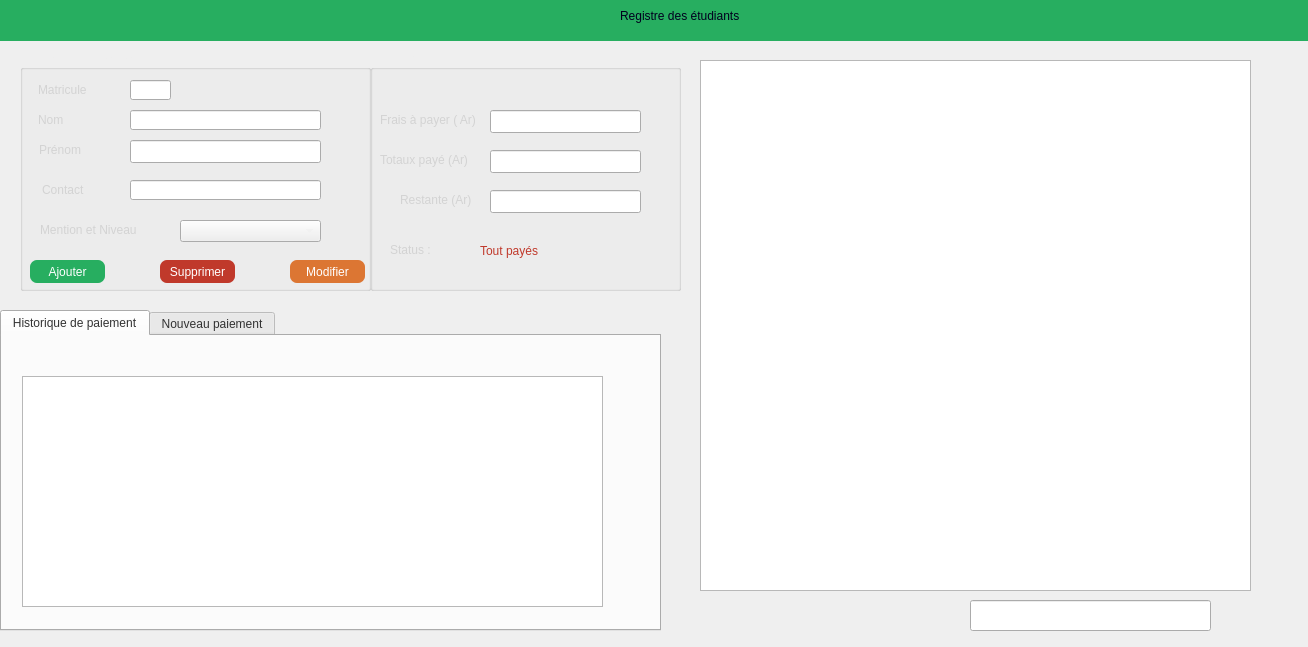
<?xml version="1.0" encoding="UTF-8"?>
<ui version="4.0">
 <class>Student</class>
 <widget class="QDialog" name="Student">
  <property name="geometry">
   <rect>
    <x>0</x>
    <y>0</y>
    <width>1308</width>
    <height>647</height>
   </rect>
  </property>
  <property name="windowTitle">
   <string>Gestion de frais universitaire</string>
  </property>
  <widget class="QTableView" name="tableView_stu">
   <property name="geometry">
    <rect>
     <x>700</x>
     <y>60</y>
     <width>551</width>
     <height>531</height>
    </rect>
   </property>
   <property name="palette">
    <palette>
     <active>
      <colorrole role="WindowText">
       <brush brushstyle="SolidPattern">
        <color alpha="255">
         <red>255</red>
         <green>255</green>
         <blue>255</blue>
        </color>
       </brush>
      </colorrole>
      <colorrole role="Text">
       <brush brushstyle="SolidPattern">
        <color alpha="255">
         <red>255</red>
         <green>255</green>
         <blue>255</blue>
        </color>
       </brush>
      </colorrole>
      <colorrole role="ButtonText">
       <brush brushstyle="SolidPattern">
        <color alpha="255">
         <red>255</red>
         <green>255</green>
         <blue>255</blue>
        </color>
       </brush>
      </colorrole>
      <colorrole role="AlternateBase">
       <brush brushstyle="SolidPattern">
        <color alpha="255">
         <red>105</red>
         <green>137</green>
         <blue>171</blue>
        </color>
       </brush>
      </colorrole>
     </active>
     <inactive>
      <colorrole role="WindowText">
       <brush brushstyle="SolidPattern">
        <color alpha="255">
         <red>255</red>
         <green>255</green>
         <blue>255</blue>
        </color>
       </brush>
      </colorrole>
      <colorrole role="Text">
       <brush brushstyle="SolidPattern">
        <color alpha="255">
         <red>255</red>
         <green>255</green>
         <blue>255</blue>
        </color>
       </brush>
      </colorrole>
      <colorrole role="ButtonText">
       <brush brushstyle="SolidPattern">
        <color alpha="255">
         <red>255</red>
         <green>255</green>
         <blue>255</blue>
        </color>
       </brush>
      </colorrole>
      <colorrole role="AlternateBase">
       <brush brushstyle="SolidPattern">
        <color alpha="255">
         <red>105</red>
         <green>137</green>
         <blue>171</blue>
        </color>
       </brush>
      </colorrole>
     </inactive>
     <disabled>
      <colorrole role="WindowText">
       <brush brushstyle="SolidPattern">
        <color alpha="255">
         <red>255</red>
         <green>255</green>
         <blue>255</blue>
        </color>
       </brush>
      </colorrole>
      <colorrole role="Text">
       <brush brushstyle="SolidPattern">
        <color alpha="255">
         <red>255</red>
         <green>255</green>
         <blue>255</blue>
        </color>
       </brush>
      </colorrole>
      <colorrole role="ButtonText">
       <brush brushstyle="SolidPattern">
        <color alpha="255">
         <red>255</red>
         <green>255</green>
         <blue>255</blue>
        </color>
       </brush>
      </colorrole>
      <colorrole role="AlternateBase">
       <brush brushstyle="SolidPattern">
        <color alpha="255">
         <red>105</red>
         <green>137</green>
         <blue>171</blue>
        </color>
       </brush>
      </colorrole>
     </disabled>
    </palette>
   </property>
   <property name="autoFillBackground">
    <bool>true</bool>
   </property>
   <property name="styleSheet">
    <string notr="true">color: rgb(255, 255, 255);
font: 8pt &quot;Century Gothic&quot;;</string>
   </property>
   <property name="frameShadow">
    <enum>QFrame::Plain</enum>
   </property>
   <attribute name="horizontalHeaderVisible">
    <bool>false</bool>
   </attribute>
   <attribute name="horizontalHeaderCascadingSectionResizes">
    <bool>true</bool>
   </attribute>
   <attribute name="verticalHeaderVisible">
    <bool>false</bool>
   </attribute>
  </widget>
  <widget class="QWidget" name="widget" native="true">
   <property name="geometry">
    <rect>
     <x>0</x>
     <y>0</y>
     <width>1321</width>
     <height>41</height>
    </rect>
   </property>
   <property name="styleSheet">
    <string notr="true">border-color: rgb(0, 170, 127);
background-color: rgb(39, 174, 96);
</string>
   </property>
   <widget class="QLabel" name="label_7">
    <property name="geometry">
     <rect>
      <x>620</x>
      <y>0</y>
      <width>221</width>
      <height>31</height>
     </rect>
    </property>
    <property name="styleSheet">
     <string notr="true">
font: 75 14pt &quot;Century Gothic&quot;;
color: rgb(0, 0, 30);
</string>
    </property>
    <property name="text">
     <string>Registre des étudiants</string>
    </property>
   </widget>
   <widget class="QPushButton" name="pushButton">
    <property name="geometry">
     <rect>
      <x>0</x>
      <y>0</y>
      <width>41</width>
      <height>31</height>
     </rect>
    </property>
    <property name="layoutDirection">
     <enum>Qt::RightToLeft</enum>
    </property>
    <property name="autoFillBackground">
     <bool>false</bool>
    </property>
    <property name="styleSheet">
     <string notr="true">font: italic 10pt &quot;Century Gothic&quot;;
text-decoration: underline;
color: rgb(253, 253, 253);</string>
    </property>
    <property name="text">
     <string/>
    </property>
    <property name="icon">
     <iconset>
      <normaloff>../icon/return.png</normaloff>../icon/return.png</iconset>
    </property>
    <property name="iconSize">
     <size>
      <width>22</width>
      <height>22</height>
     </size>
    </property>
    <property name="flat">
     <bool>true</bool>
    </property>
   </widget>
   <zorder>label_7</zorder>
   <zorder>pushButton</zorder>
   <zorder>label_7</zorder>
   <zorder>Recherche</zorder>
   <zorder>pushButton_2</zorder>
  </widget>
  <widget class="QGroupBox" name="groupBox">
   <property name="geometry">
    <rect>
     <x>20</x>
     <y>50</y>
     <width>351</width>
     <height>241</height>
    </rect>
   </property>
   <property name="styleSheet">
    <string notr="true">font: 10pt &quot;Century Gothic&quot;;
gridline-color: rgb(66, 78, 85);
color: rgb(239, 239, 239);
border-color: rgb(57, 69, 93);</string>
   </property>
   <property name="title">
    <string>Information générale</string>
   </property>
   <widget class="QLineEdit" name="prenom">
    <property name="geometry">
     <rect>
      <x>110</x>
      <y>90</y>
      <width>191</width>
      <height>23</height>
     </rect>
    </property>
    <property name="styleSheet">
     <string notr="true">color: rgb(255, 255, 255);
font: 9pt &quot;Century Gothic&quot;;</string>
    </property>
   </widget>
   <widget class="QLineEdit" name="contact">
    <property name="geometry">
     <rect>
      <x>110</x>
      <y>130</y>
      <width>191</width>
      <height>20</height>
     </rect>
    </property>
    <property name="styleSheet">
     <string notr="true">color: rgb(255, 255, 255);
font: 9pt &quot;Century Gothic&quot;;</string>
    </property>
   </widget>
   <widget class="QLabel" name="label_2">
    <property name="geometry">
     <rect>
      <x>18</x>
      <y>60</y>
      <width>91</width>
      <height>20</height>
     </rect>
    </property>
    <property name="styleSheet">
     <string notr="true">color: rgb(211, 211, 211);
font: 9pt &quot;Century Gothic&quot;;</string>
    </property>
    <property name="text">
     <string>&lt;html&gt;&lt;head/&gt;&lt;body&gt;&lt;p&gt;Nom&lt;/p&gt;&lt;/body&gt;&lt;/html&gt;</string>
    </property>
   </widget>
   <widget class="QLabel" name="label_4">
    <property name="geometry">
     <rect>
      <x>22</x>
      <y>130</y>
      <width>51</width>
      <height>20</height>
     </rect>
    </property>
    <property name="styleSheet">
     <string notr="true">color: rgb(211, 211, 211);
font: 9pt &quot;Century Gothic&quot;;</string>
    </property>
    <property name="text">
     <string>Contact</string>
    </property>
   </widget>
   <widget class="QLabel" name="label_3">
    <property name="geometry">
     <rect>
      <x>19</x>
      <y>90</y>
      <width>61</width>
      <height>20</height>
     </rect>
    </property>
    <property name="styleSheet">
     <string notr="true">color: rgb(211, 211, 211);
font: 9pt &quot;Century Gothic&quot;;</string>
    </property>
    <property name="text">
     <string>Prénom</string>
    </property>
   </widget>
   <widget class="QComboBox" name="combo_level">
    <property name="geometry">
     <rect>
      <x>160</x>
      <y>170</y>
      <width>141</width>
      <height>22</height>
     </rect>
    </property>
   </widget>
   <widget class="QLabel" name="label_5">
    <property name="geometry">
     <rect>
      <x>20</x>
      <y>170</y>
      <width>121</width>
      <height>20</height>
     </rect>
    </property>
    <property name="styleSheet">
     <string notr="true">color: rgb(211, 211, 211);
font: 9pt &quot;Century Gothic&quot;;</string>
    </property>
    <property name="text">
     <string>Mention et Niveau</string>
    </property>
   </widget>
   <widget class="QPushButton" name="Ajout_res">
    <property name="geometry">
     <rect>
      <x>10</x>
      <y>210</y>
      <width>75</width>
      <height>23</height>
     </rect>
    </property>
    <property name="cursor">
     <cursorShape>PointingHandCursor</cursorShape>
    </property>
    <property name="styleSheet">
     <string notr="true">background-color: rgb(39, 174, 96);
border-radius: 7px;
font: 8pt &quot;Century Gothic&quot;;
color: rgb(255, 255, 255);</string>
    </property>
    <property name="text">
     <string>Ajouter</string>
    </property>
   </widget>
   <widget class="QPushButton" name="Modif_Res">
    <property name="geometry">
     <rect>
      <x>270</x>
      <y>210</y>
      <width>75</width>
      <height>23</height>
     </rect>
    </property>
    <property name="cursor">
     <cursorShape>PointingHandCursor</cursorShape>
    </property>
    <property name="styleSheet">
     <string notr="true">background-color: rgb(220, 118, 51);
border-radius: 7px;
font: 8pt &quot;Century Gothic&quot;;
color: rgb(255, 255, 255);</string>
    </property>
    <property name="text">
     <string>Modifier</string>
    </property>
   </widget>
   <widget class="QPushButton" name="Supp_Res">
    <property name="geometry">
     <rect>
      <x>140</x>
      <y>210</y>
      <width>75</width>
      <height>23</height>
     </rect>
    </property>
    <property name="cursor">
     <cursorShape>PointingHandCursor</cursorShape>
    </property>
    <property name="styleSheet">
     <string notr="true">background-color: rgb(192, 57, 43);
border-radius: 7px;
font: 8pt &quot;Century Gothic&quot;;
color: rgb(255, 255, 255);</string>
    </property>
    <property name="text">
     <string>Supprimer</string>
    </property>
   </widget>
   <widget class="QLineEdit" name="nom">
    <property name="geometry">
     <rect>
      <x>110</x>
      <y>60</y>
      <width>191</width>
      <height>20</height>
     </rect>
    </property>
    <property name="styleSheet">
     <string notr="true">color: rgb(255, 255, 255);
font: 9pt &quot;Century Gothic&quot;;</string>
    </property>
   </widget>
   <widget class="QLabel" name="label_13">
    <property name="geometry">
     <rect>
      <x>18</x>
      <y>30</y>
      <width>91</width>
      <height>20</height>
     </rect>
    </property>
    <property name="styleSheet">
     <string notr="true">color: rgb(211, 211, 211);
font: 9pt &quot;Century Gothic&quot;;</string>
    </property>
    <property name="text">
     <string>&lt;html&gt;&lt;head/&gt;&lt;body&gt;&lt;p&gt;Matricule&lt;/p&gt;&lt;/body&gt;&lt;/html&gt;</string>
    </property>
   </widget>
   <widget class="QLineEdit" name="id">
    <property name="geometry">
     <rect>
      <x>110</x>
      <y>30</y>
      <width>41</width>
      <height>20</height>
     </rect>
    </property>
   </widget>
  </widget>
  <widget class="QGroupBox" name="groupBox_2">
   <property name="geometry">
    <rect>
     <x>370</x>
     <y>50</y>
     <width>311</width>
     <height>241</height>
    </rect>
   </property>
   <property name="styleSheet">
    <string notr="true">font: 10pt &quot;Century Gothic&quot;;
gridline-color: rgb(66, 78, 85);
color: rgb(239, 239, 239);
border-color: rgb(57, 69, 93);</string>
   </property>
   <property name="title">
    <string>Information sur les frais</string>
   </property>
   <widget class="QLineEdit" name="d_p">
    <property name="geometry">
     <rect>
      <x>120</x>
      <y>100</y>
      <width>151</width>
      <height>23</height>
     </rect>
    </property>
    <property name="styleSheet">
     <string notr="true">color: rgb(255, 255, 255);
font: 9pt &quot;Century Gothic&quot;;</string>
    </property>
   </widget>
   <widget class="QLineEdit" name="f_p">
    <property name="geometry">
     <rect>
      <x>120</x>
      <y>60</y>
      <width>151</width>
      <height>23</height>
     </rect>
    </property>
    <property name="styleSheet">
     <string notr="true">color: rgb(255, 255, 255);
font: 9pt &quot;Century Gothic&quot;;</string>
    </property>
   </widget>
   <widget class="QLabel" name="label_6">
    <property name="geometry">
     <rect>
      <x>10</x>
      <y>60</y>
      <width>111</width>
      <height>20</height>
     </rect>
    </property>
    <property name="styleSheet">
     <string notr="true">color: rgb(211, 211, 211);
font: 9pt &quot;Century Gothic&quot;;</string>
    </property>
    <property name="text">
     <string>&lt;html&gt;&lt;head/&gt;&lt;body&gt;&lt;p&gt;Frais à payer ( Ar)&lt;/p&gt;&lt;/body&gt;&lt;/html&gt;</string>
    </property>
   </widget>
   <widget class="QLabel" name="label_9">
    <property name="geometry">
     <rect>
      <x>10</x>
      <y>100</y>
      <width>101</width>
      <height>20</height>
     </rect>
    </property>
    <property name="styleSheet">
     <string notr="true">color: rgb(211, 211, 211);
font: 9pt &quot;Century Gothic&quot;;</string>
    </property>
    <property name="text">
     <string>Totaux payé (Ar)</string>
    </property>
   </widget>
   <widget class="QLabel" name="label_10">
    <property name="geometry">
     <rect>
      <x>20</x>
      <y>190</y>
      <width>81</width>
      <height>20</height>
     </rect>
    </property>
    <property name="styleSheet">
     <string notr="true">color: rgb(211, 211, 211);
font: 9pt &quot;Century Gothic&quot;;</string>
    </property>
    <property name="text">
     <string>Status :</string>
    </property>
   </widget>
   <widget class="QLabel" name="label_11">
    <property name="geometry">
     <rect>
      <x>30</x>
      <y>140</y>
      <width>81</width>
      <height>20</height>
     </rect>
    </property>
    <property name="styleSheet">
     <string notr="true">color: rgb(211, 211, 211);
font: 9pt &quot;Century Gothic&quot;;</string>
    </property>
    <property name="text">
     <string>Restante (Ar)</string>
    </property>
   </widget>
   <widget class="QLineEdit" name="rest">
    <property name="geometry">
     <rect>
      <x>120</x>
      <y>140</y>
      <width>151</width>
      <height>23</height>
     </rect>
    </property>
    <property name="styleSheet">
     <string notr="true">color: rgb(255, 255, 255);
font: 9pt &quot;Century Gothic&quot;;</string>
    </property>
   </widget>
   <widget class="QLabel" name="status">
    <property name="geometry">
     <rect>
      <x>110</x>
      <y>180</y>
      <width>131</width>
      <height>41</height>
     </rect>
    </property>
    <property name="styleSheet">
     <string notr="true">color: rgb(192, 57, 43);
font: 75 italic 16pt &quot;Century Gothic&quot;;
</string>
    </property>
    <property name="text">
     <string>Tout payés</string>
    </property>
   </widget>
  </widget>
  <widget class="QLineEdit" name="rech">
   <property name="geometry">
    <rect>
     <x>970</x>
     <y>600</y>
     <width>241</width>
     <height>31</height>
    </rect>
   </property>
   <property name="styleSheet">
    <string notr="true">color: rgb(255, 255, 255);
font: 9pt &quot;Century Gothic&quot;;</string>
   </property>
   <property name="inputMask">
    <string/>
   </property>
   <property name="text">
    <string extracomment="Rechercher....."/>
   </property>
   <property name="placeholderText">
    <string>Rechercher ici</string>
   </property>
  </widget>
  <widget class="QPushButton" name="btn_rech">
   <property name="geometry">
    <rect>
     <x>1210</x>
     <y>600</y>
     <width>41</width>
     <height>31</height>
    </rect>
   </property>
   <property name="cursor">
    <cursorShape>PointingHandCursor</cursorShape>
   </property>
   <property name="text">
    <string/>
   </property>
   <property name="icon">
    <iconset>
     <normaloff>../icon/search_32px.png</normaloff>../icon/search_32px.png</iconset>
   </property>
   <property name="iconSize">
    <size>
     <width>22</width>
     <height>22</height>
    </size>
   </property>
   <property name="flat">
    <bool>true</bool>
   </property>
  </widget>
  <widget class="QTabWidget" name="tabWidget">
   <property name="geometry">
    <rect>
     <x>0</x>
     <y>310</y>
     <width>661</width>
     <height>321</height>
    </rect>
   </property>
   <property name="styleSheet">
    <string notr="true">color: rgb(50, 50, 50);

font: 9pt &quot;Century Gothic&quot;;
</string>
   </property>
   <property name="currentIndex">
    <number>0</number>
   </property>
   <widget class="QWidget" name="tab">
    <attribute name="title">
     <string>Historique de paiement</string>
    </attribute>
    <widget class="QWidget" name="widget_2" native="true">
     <property name="geometry">
      <rect>
       <x>10</x>
       <y>30</y>
       <width>601</width>
       <height>261</height>
      </rect>
     </property>
     <property name="styleSheet">
      <string notr="true">color: rgb(255, 255, 255);</string>
     </property>
     <widget class="QTableView" name="tableView_paiement">
      <property name="geometry">
       <rect>
        <x>10</x>
        <y>10</y>
        <width>581</width>
        <height>231</height>
       </rect>
      </property>
      <property name="styleSheet">
       <string notr="true"/>
      </property>
      <attribute name="verticalHeaderVisible">
       <bool>false</bool>
      </attribute>
     </widget>
    </widget>
   </widget>
   <widget class="QWidget" name="tab_2">
    <attribute name="title">
     <string>Nouveau paiement</string>
    </attribute>
    <widget class="QLabel" name="label_12">
     <property name="geometry">
      <rect>
       <x>160</x>
       <y>40</y>
       <width>61</width>
       <height>20</height>
      </rect>
     </property>
     <property name="font">
      <font>
       <family>Century Gothic</family>
       <pointsize>9</pointsize>
       <weight>50</weight>
       <italic>false</italic>
       <bold>false</bold>
      </font>
     </property>
     <property name="styleSheet">
      <string notr="true">color: rgb(255, 255, 255);
font: 9pt &quot;Century Gothic&quot;;</string>
     </property>
     <property name="text">
      <string>Date</string>
     </property>
    </widget>
    <widget class="QDateEdit" name="date">
     <property name="geometry">
      <rect>
       <x>240</x>
       <y>40</y>
       <width>221</width>
       <height>31</height>
      </rect>
     </property>
     <property name="styleSheet">
      <string notr="true">font: 9pt &quot;Century Gothic&quot;;
color: rgb(255, 255, 255);</string>
     </property>
    </widget>
    <widget class="QLineEdit" name="description">
     <property name="geometry">
      <rect>
       <x>240</x>
       <y>90</y>
       <width>221</width>
       <height>31</height>
      </rect>
     </property>
     <property name="font">
      <font>
       <family>Century Gothic</family>
       <pointsize>9</pointsize>
       <weight>50</weight>
       <italic>false</italic>
       <bold>false</bold>
      </font>
     </property>
     <property name="styleSheet">
      <string notr="true">font: 9pt &quot;Century Gothic&quot;;
color: rgb(255, 255, 255);</string>
     </property>
     <property name="echoMode">
      <enum>QLineEdit::Normal</enum>
     </property>
    </widget>
    <widget class="QLabel" name="label_14">
     <property name="geometry">
      <rect>
       <x>140</x>
       <y>150</y>
       <width>81</width>
       <height>20</height>
      </rect>
     </property>
     <property name="font">
      <font>
       <family>Century Gothic</family>
       <pointsize>9</pointsize>
       <weight>50</weight>
       <italic>false</italic>
       <bold>false</bold>
      </font>
     </property>
     <property name="styleSheet">
      <string notr="true">color: rgb(255, 255, 255);
font: 9pt &quot;Century Gothic&quot;;</string>
     </property>
     <property name="text">
      <string>Montant (Ar)</string>
     </property>
    </widget>
    <widget class="QLabel" name="label_8">
     <property name="geometry">
      <rect>
       <x>150</x>
       <y>100</y>
       <width>71</width>
       <height>16</height>
      </rect>
     </property>
     <property name="font">
      <font>
       <family>Century Gothic</family>
       <pointsize>9</pointsize>
       <weight>50</weight>
       <italic>false</italic>
       <bold>false</bold>
      </font>
     </property>
     <property name="styleSheet">
      <string notr="true">color: rgb(255, 255, 255);
font: 9pt &quot;Century Gothic&quot;;</string>
     </property>
     <property name="text">
      <string>Description</string>
     </property>
    </widget>
    <widget class="QLineEdit" name="montant">
     <property name="geometry">
      <rect>
       <x>240</x>
       <y>150</y>
       <width>221</width>
       <height>31</height>
      </rect>
     </property>
     <property name="font">
      <font>
       <family>Century Gothic</family>
       <pointsize>9</pointsize>
       <weight>50</weight>
       <italic>false</italic>
       <bold>false</bold>
      </font>
     </property>
     <property name="styleSheet">
      <string notr="true">font: 9pt &quot;Century Gothic&quot;;
color: rgb(255, 255, 255);</string>
     </property>
     <property name="echoMode">
      <enum>QLineEdit::Normal</enum>
     </property>
    </widget>
    <widget class="QPushButton" name="Ajout_res_2">
     <property name="geometry">
      <rect>
       <x>424</x>
       <y>210</y>
       <width>81</width>
       <height>31</height>
      </rect>
     </property>
     <property name="cursor">
      <cursorShape>PointingHandCursor</cursorShape>
     </property>
     <property name="styleSheet">
      <string notr="true">background-color: rgb(39, 174, 96);
border-radius: 7px;
font: 9pt &quot;Century Gothic&quot;;
color: rgb(255, 255, 255);</string>
     </property>
     <property name="text">
      <string>Ajouter</string>
     </property>
    </widget>
    <widget class="QPushButton" name="Supp_Res_3">
     <property name="geometry">
      <rect>
       <x>150</x>
       <y>210</y>
       <width>81</width>
       <height>31</height>
      </rect>
     </property>
     <property name="cursor">
      <cursorShape>PointingHandCursor</cursorShape>
     </property>
     <property name="styleSheet">
      <string notr="true">background-color: rgb(192, 57, 43);
border-radius: 7px;
font: 9pt &quot;Century Gothic&quot;;
color: rgb(255, 255, 255);</string>
     </property>
     <property name="text">
      <string>Annuler</string>
     </property>
    </widget>
   </widget>
  </widget>
  <widget class="QPushButton" name="btn_rech_2">
   <property name="geometry">
    <rect>
     <x>920</x>
     <y>600</y>
     <width>41</width>
     <height>31</height>
    </rect>
   </property>
   <property name="cursor">
    <cursorShape>PointingHandCursor</cursorShape>
   </property>
   <property name="text">
    <string/>
   </property>
   <property name="icon">
    <iconset>
     <normaloff>../icon/undo_alt_32px.png</normaloff>../icon/undo_alt_32px.png</iconset>
   </property>
   <property name="iconSize">
    <size>
     <width>22</width>
     <height>22</height>
    </size>
   </property>
   <property name="flat">
    <bool>true</bool>
   </property>
  </widget>
 </widget>
 <resources/>
 <connections/>
</ui>
